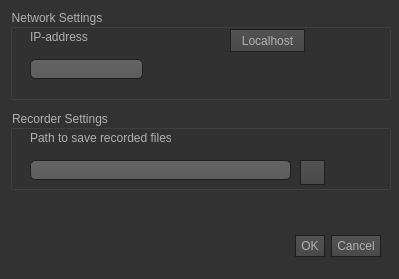
<?xml version="1.0" encoding="UTF-8"?>
<ui version="4.0">
 <class>SettingsWindow</class>
 <widget class="QDialog" name="SettingsWindow">
  <property name="geometry">
   <rect>
    <x>0</x>
    <y>0</y>
    <width>399</width>
    <height>279</height>
   </rect>
  </property>
  <property name="windowTitle">
   <string>Network Settings</string>
  </property>
  <property name="styleSheet">
   <string notr="true">QToolTip
{
     border: 1px solid black;
     background-color: #ffa02f;
     padding: 1px;
     border-radius: 3px;
     opacity: 100;
}

QWidget
{
    color: #b1b1b1;
    background-color: #323232;
}

QWidget:item:hover
{
    background-color: QLinearGradient( x1: 0, y1: 0, x2: 0, y2: 1, stop: 0 #ffa02f, stop: 1 #ca0619);
    color: #000000;
}

QWidget:item:selected
{
    background-color: QLinearGradient( x1: 0, y1: 0, x2: 0, y2: 1, stop: 0 #ffa02f, stop: 1 #d7801a);
}

QMenuBar::item
{
    background: transparent;
}

QMenuBar::item:selected
{
    background: transparent;
    border: 1px solid #ffaa00;
}

QMenuBar::item:pressed
{
    background: #444;
    border: 1px solid #000;
    background-color: QLinearGradient(
        x1:0, y1:0,
        x2:0, y2:1,
        stop:1 #212121,
        stop:0.4 #343434/*,
        stop:0.2 #343434,
        stop:0.1 #ffaa00*/
    );
    margin-bottom:-1px;
    padding-bottom:1px;
}

QMenu
{
    border: 1px solid #000;
}

QMenu::item
{
    padding: 2px 20px 2px 20px;
}

QMenu::item:selected
{
    color: #000000;
}

QWidget:disabled
{
    color: #b1b1b1;
    background-color: #323232;
}

QAbstractItemView
{
    background-color: QLinearGradient( x1: 0, y1: 0, x2: 0, y2: 1, stop: 0 #4d4d4d, stop: 0.1 #646464, stop: 1 #5d5d5d);
}

QWidget:focus
{
    /*border: 2px solid QLinearGradient( x1: 0, y1: 0, x2: 0, y2: 1, stop: 0 #ffa02f, stop: 1 #d7801a);*/
}

QLineEdit
{
    background-color: QLinearGradient( x1: 0, y1: 0, x2: 0, y2: 1, stop: 0 #4d4d4d, stop: 0 #646464, stop: 1 #5d5d5d);
    padding: 1px;
    border-style: solid;
    border: 1px solid #1e1e1e;
    border-radius: 5;
}

QPushButton
{
    color: #b1b1b1;
    background-color: QLinearGradient( x1: 0, y1: 0, x2: 0, y2: 1, stop: 0 #565656, stop: 0.1 #525252, stop: 0.5 #4e4e4e, stop: 0.9 #4a4a4a, stop: 1 #464646);
    border-width: 1px;
    border-color: #1e1e1e;
    border-style: solid;
    border-radius: 0;
    padding: 3px;
    font-size: 12px;
    padding-left: 5px;
    padding-right: 5px;
}

QPushButton:pressed
{
    background-color: QLinearGradient( x1: 0, y1: 0, x2: 0, y2: 1, stop: 0 #2d2d2d, stop: 0.1 #2b2b2b, stop: 0.5 #292929, stop: 0.9 #282828, stop: 1 #252525);
}

QComboBox
{
    selection-background-color: #ffaa00;
    background-color: QLinearGradient( x1: 0, y1: 0, x2: 0, y2: 1, stop: 0 #565656, stop: 0.1 #525252, stop: 0.5 #4e4e4e, stop: 0.9 #4a4a4a, stop: 1 #464646);
    border-style: solid;
    border: 1px solid #1e1e1e;
    border-radius: 5;
}

QComboBox:hover,QPushButton:hover
{
    border: 2px solid QLinearGradient( x1: 0, y1: 0, x2: 0, y2: 1, stop: 0 #ffa02f, stop: 1 #d7801a);
}


QComboBox:on
{
    padding-top: 3px;
    padding-left: 4px;
    background-color: QLinearGradient( x1: 0, y1: 0, x2: 0, y2: 1, stop: 0 #2d2d2d, stop: 0.1 #2b2b2b, stop: 0.5 #292929, stop: 0.9 #282828, stop: 1 #252525);
    selection-background-color: #ffaa00;
}

QComboBox QAbstractItemView
{
    border: 2px solid darkgray;
    selection-background-color: QLinearGradient( x1: 0, y1: 0, x2: 0, y2: 1, stop: 0 #ffa02f, stop: 1 #d7801a);
}

QComboBox::drop-down
{
     subcontrol-origin: padding;
     subcontrol-position: top right;
     width: 15px;

     border-left-width: 0px;
     border-left-color: darkgray;
     border-left-style: solid; /* just a single line */
     border-top-right-radius: 3px; /* same radius as the QComboBox */
     border-bottom-right-radius: 3px;
 }

QComboBox::down-arrow
{
     image: url(:/down_arrow.png);
}

QGroupBox:focus
{
border: 2px solid QLinearGradient( x1: 0, y1: 0, x2: 0, y2: 1, stop: 0 #ffa02f, stop: 1 #d7801a);
}

QTextEdit:focus
{
    border: 2px solid QLinearGradient( x1: 0, y1: 0, x2: 0, y2: 1, stop: 0 #ffa02f, stop: 1 #d7801a);
}

QScrollBar:horizontal {
     border: 1px solid #222222;
     background: QLinearGradient( x1: 0, y1: 0, x2: 0, y2: 1, stop: 0.0 #121212, stop: 0.2 #282828, stop: 1 #484848);
     height: 7px;
     margin: 0px 16px 0 16px;
}

QScrollBar::handle:horizontal
{
      background: QLinearGradient( x1: 0, y1: 0, x2: 1, y2: 0, stop: 0 #ffa02f, stop: 0.5 #d7801a, stop: 1 #ffa02f);
      min-height: 20px;
      border-radius: 2px;
}

QScrollBar::add-line:horizontal {
      border: 1px solid #1b1b19;
      border-radius: 2px;
      background: QLinearGradient( x1: 0, y1: 0, x2: 1, y2: 0, stop: 0 #ffa02f, stop: 1 #d7801a);
      width: 14px;
      subcontrol-position: right;
      subcontrol-origin: margin;
}

QScrollBar::sub-line:horizontal {
      border: 1px solid #1b1b19;
      border-radius: 2px;
      background: QLinearGradient( x1: 0, y1: 0, x2: 1, y2: 0, stop: 0 #ffa02f, stop: 1 #d7801a);
      width: 14px;
     subcontrol-position: left;
     subcontrol-origin: margin;
}

QScrollBar::right-arrow:horizontal, QScrollBar::left-arrow:horizontal
{
      border: 1px solid black;
      width: 1px;
      height: 1px;
      background: white;
}

QScrollBar::add-page:horizontal, QScrollBar::sub-page:horizontal
{
      background: none;
}

QScrollBar:vertical
{
      background: QLinearGradient( x1: 0, y1: 0, x2: 1, y2: 0, stop: 0.0 #121212, stop: 0.2 #282828, stop: 1 #484848);
      width: 7px;
      margin: 16px 0 16px 0;
      border: 1px solid #222222;
}

QScrollBar::handle:vertical
{
      background: QLinearGradient( x1: 0, y1: 0, x2: 0, y2: 1, stop: 0 #ffa02f, stop: 0.5 #d7801a, stop: 1 #ffa02f);
      min-height: 20px;
      border-radius: 2px;
}

QScrollBar::add-line:vertical
{
      border: 1px solid #1b1b19;
      border-radius: 2px;
      background: QLinearGradient( x1: 0, y1: 0, x2: 0, y2: 1, stop: 0 #ffa02f, stop: 1 #d7801a);
      height: 14px;
      subcontrol-position: bottom;
      subcontrol-origin: margin;
}

QScrollBar::sub-line:vertical
{
      border: 1px solid #1b1b19;
      border-radius: 2px;
      background: QLinearGradient( x1: 0, y1: 0, x2: 0, y2: 1, stop: 0 #d7801a, stop: 1 #ffa02f);
      height: 14px;
      subcontrol-position: top;
      subcontrol-origin: margin;
}

QScrollBar::up-arrow:vertical, QScrollBar::down-arrow:vertical
{
      border: 1px solid black;
      width: 1px;
      height: 1px;
      background: white;
}


QScrollBar::add-page:vertical, QScrollBar::sub-page:vertical
{
      background: none;
}

QTextEdit
{
    background-color: #242424;
}

QPlainTextEdit
{
    background-color: #242424;
}

QHeaderView::section
{
    background-color: QLinearGradient(x1:0, y1:0, x2:0, y2:1, stop:0 #616161, stop: 0.5 #505050, stop: 0.6 #434343, stop:1 #656565);
    color: white;
    padding-left: 4px;
    border: 1px solid #6c6c6c;
}

QCheckBox:disabled
{
color: #414141;
}

QDockWidget::title
{
    text-align: center;
    spacing: 3px; /* spacing between items in the tool bar */
    background-color: QLinearGradient(x1:0, y1:0, x2:0, y2:1, stop:0 #323232, stop: 0.5 #242424, stop:1 #323232);
}

QDockWidget::close-button, QDockWidget::float-button
{
    text-align: center;
    spacing: 1px; /* spacing between items in the tool bar */
    background-color: QLinearGradient(x1:0, y1:0, x2:0, y2:1, stop:0 #323232, stop: 0.5 #242424, stop:1 #323232);
}

QDockWidget::close-button:hover, QDockWidget::float-button:hover
{
    background: #242424;
}

QDockWidget::close-button:pressed, QDockWidget::float-button:pressed
{
    padding: 1px -1px -1px 1px;
}

QMainWindow::separator
{
    background-color: QLinearGradient(x1:0, y1:0, x2:0, y2:1, stop:0 #161616, stop: 0.5 #151515, stop: 0.6 #212121, stop:1 #343434);
    color: white;
    padding-left: 4px;
    border: 1px solid #4c4c4c;
    spacing: 3px; /* spacing between items in the tool bar */
}

QMainWindow::separator:hover
{

    background-color: QLinearGradient(x1:0, y1:0, x2:0, y2:1, stop:0 #d7801a, stop:0.5 #b56c17 stop:1 #ffa02f);
    color: white;
    padding-left: 4px;
    border: 1px solid #6c6c6c;
    spacing: 3px; /* spacing between items in the tool bar */
}

QToolBar::handle
{
     spacing: 3px; /* spacing between items in the tool bar */
     background: url(:/images/handle.png);
}

QMenu::separator
{
    height: 2px;
    background-color: QLinearGradient(x1:0, y1:0, x2:0, y2:1, stop:0 #161616, stop: 0.5 #151515, stop: 0.6 #212121, stop:1 #343434);
    color: white;
    padding-left: 4px;
    margin-left: 10px;
    margin-right: 5px;
}

QProgressBar
{
    border: 2px solid grey;
    border-radius: 5px;
    text-align: center;
}

QProgressBar::chunk
{
    background-color: #d7801a;
    width: 2.15px;
    margin: 0.5px;
}

QTabBar::tab {
    color: #b1b1b1;
    border: 1px solid #444;
    border-bottom-style: none;
    background-color: #323232;
    padding-left: 10px;
    padding-right: 10px;
    padding-top: 3px;
    padding-bottom: 2px;
    margin-right: -1px;
}

QTabWidget::pane {
    border: 1px solid #444;
    top: 1px;
}

QTabBar::tab:last
{
    margin-right: 0; /* the last selected tab has nothing to overlap with on the right */
    border-top-right-radius: 3px;
}

QTabBar::tab:first:!selected
{
 margin-left: 0px; /* the last selected tab has nothing to overlap with on the right */


    border-top-left-radius: 3px;
}

QTabBar::tab:!selected
{
    color: #b1b1b1;
    border-bottom-style: solid;
    margin-top: 3px;
    background-color: QLinearGradient(x1:0, y1:0, x2:0, y2:1, stop:1 #212121, stop:.4 #343434);
}

QTabBar::tab:selected
{
    border-top-left-radius: 3px;
    border-top-right-radius: 3px;
    margin-bottom: 0px;
}

QTabBar::tab:!selected:hover
{
    /*border-top: 2px solid #ffaa00;
    padding-bottom: 3px;*/
    border-top-left-radius: 3px;
    border-top-right-radius: 3px;
    background-color: QLinearGradient(x1:0, y1:0, x2:0, y2:1, stop:1 #212121, stop:0.4 #343434, stop:0.2 #343434, stop:0.1 #ffaa00);
}

QRadioButton::indicator:checked, QRadioButton::indicator:unchecked{
    color: #b1b1b1;
    background-color: #323232;
    border: 1px solid #b1b1b1;
    border-radius: 6px;
}

QRadioButton::indicator:checked
{
    background-color: qradialgradient(
        cx: 0.5, cy: 0.5,
        fx: 0.5, fy: 0.5,
        radius: 1.0,
        stop: 0.25 #ffaa00,
        stop: 0.3 #323232
    );
}

QCheckBox::indicator{
    color: #b1b1b1;
    background-color: #323232;
    border: 1px solid #b1b1b1;
    width: 9px;
    height: 9px;
}

QLabel{
	background: transparent;
}

QRadioButton::indicator
{
    border-radius: 6px;
}

QRadioButton::indicator:hover, QCheckBox::indicator:hover
{
    border: 1px solid #ffaa00;
}

QCheckBox::indicator:checked
{
    image:url(:/images/checkbox.png);
}

QCheckBox::indicator:disabled, QRadioButton::indicator:disabled
{
    border: 1px solid #444;
}</string>
  </property>
  <widget class="QDialogButtonBox" name="buttonBox">
   <property name="geometry">
    <rect>
     <x>40</x>
     <y>230</y>
     <width>341</width>
     <height>32</height>
    </rect>
   </property>
   <property name="orientation">
    <enum>Qt::Horizontal</enum>
   </property>
   <property name="standardButtons">
    <set>QDialogButtonBox::Cancel|QDialogButtonBox::Ok</set>
   </property>
  </widget>
  <widget class="QGroupBox" name="groupBox_network">
   <property name="geometry">
    <rect>
     <x>10</x>
     <y>9</y>
     <width>381</width>
     <height>91</height>
    </rect>
   </property>
   <property name="title">
    <string>Network Settings</string>
   </property>
   <widget class="QPushButton" name="pushButton_localhost">
    <property name="geometry">
     <rect>
      <x>220</x>
      <y>20</y>
      <width>75</width>
      <height>23</height>
     </rect>
    </property>
    <property name="text">
     <string>Localhost</string>
    </property>
   </widget>
   <widget class="QLabel" name="label_IP">
    <property name="geometry">
     <rect>
      <x>20</x>
      <y>20</y>
      <width>111</width>
      <height>16</height>
     </rect>
    </property>
    <property name="text">
     <string>IP-address</string>
    </property>
   </widget>
   <widget class="QLineEdit" name="lineEdit_ipAdress">
    <property name="geometry">
     <rect>
      <x>20</x>
      <y>50</y>
      <width>113</width>
      <height>20</height>
     </rect>
    </property>
   </widget>
  </widget>
  <widget class="QGroupBox" name="groupBox_recorder">
   <property name="geometry">
    <rect>
     <x>10</x>
     <y>110</y>
     <width>381</width>
     <height>80</height>
    </rect>
   </property>
   <property name="title">
    <string>Recorder Settings</string>
   </property>
   <widget class="QLabel" name="label_recorder_path">
    <property name="geometry">
     <rect>
      <x>20</x>
      <y>20</y>
      <width>141</width>
      <height>16</height>
     </rect>
    </property>
    <property name="text">
     <string>Path to save recorded files</string>
    </property>
   </widget>
   <widget class="QLineEdit" name="lineEdit_recorder_path">
    <property name="geometry">
     <rect>
      <x>20</x>
      <y>50</y>
      <width>261</width>
      <height>20</height>
     </rect>
    </property>
   </widget>
   <widget class="QPushButton" name="pushButton_fileDialog">
    <property name="geometry">
     <rect>
      <x>290</x>
      <y>50</y>
      <width>25</width>
      <height>25</height>
     </rect>
    </property>
    <property name="text">
     <string/>
    </property>
    <property name="icon">
     <iconset resource="MainWindow.qrc">
      <normaloff>:/ressources/icons/folder-64.png</normaloff>:/ressources/icons/folder-64.png</iconset>
    </property>
   </widget>
  </widget>
 </widget>
 <resources>
  <include location="MainWindow.qrc"/>
 </resources>
 <connections>
  <connection>
   <sender>buttonBox</sender>
   <signal>accepted()</signal>
   <receiver>SettingsWindow</receiver>
   <slot>accept()</slot>
   <hints>
    <hint type="sourcelabel">
     <x>258</x>
     <y>244</y>
    </hint>
    <hint type="destinationlabel">
     <x>157</x>
     <y>205</y>
    </hint>
   </hints>
  </connection>
  <connection>
   <sender>buttonBox</sender>
   <signal>rejected()</signal>
   <receiver>SettingsWindow</receiver>
   <slot>reject()</slot>
   <hints>
    <hint type="sourcelabel">
     <x>326</x>
     <y>250</y>
    </hint>
    <hint type="destinationlabel">
     <x>286</x>
     <y>205</y>
    </hint>
   </hints>
  </connection>
  <connection>
   <sender>pushButton_localhost</sender>
   <signal>clicked()</signal>
   <receiver>SettingsWindow</receiver>
   <slot>setLocalhost()</slot>
   <hints>
    <hint type="sourcelabel">
     <x>266</x>
     <y>51</y>
    </hint>
    <hint type="destinationlabel">
     <x>240</x>
     <y>123</y>
    </hint>
   </hints>
  </connection>
  <connection>
   <sender>pushButton_fileDialog</sender>
   <signal>clicked()</signal>
   <receiver>SettingsWindow</receiver>
   <slot>slotRecorderFileDialog()</slot>
   <hints>
    <hint type="sourcelabel">
     <x>312</x>
     <y>170</y>
    </hint>
    <hint type="destinationlabel">
     <x>28</x>
     <y>201</y>
    </hint>
   </hints>
  </connection>
 </connections>
 <slots>
  <slot>setBroadcast()</slot>
  <slot>setLocalhost()</slot>
  <slot>slotRecorderFileDialog()</slot>
 </slots>
</ui>
